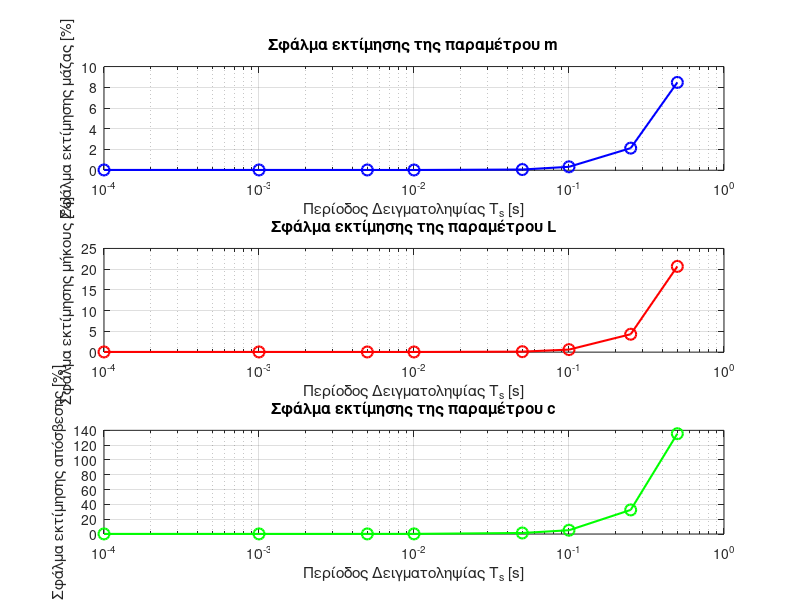

Reproduce this figure in MATLAB.
% Καθαρισμός workspace
clc; clear; close all;

% Πραγματικές Παράμετροι Συστήματος
m_true = 0.75;      % Μάζα [kg]
L_true = 1.25;      % Μήκος [m]
c_true = 0.15;      % Συντελεστής απόσβεσης [N·m·s]
g = 9.81;           % Επιτάχυνση βαρύτητας [m/s²]
A0 = 4;             % Πλάτος εισόδου [N·m]
omega = 2;          % Συχνότητα εισόδου [rad/s]
T_max = 20;         % Χρόνος προσομοίωσης [s]

% Πίνακας με διαφορετικές περιόδους δειγματοληψίας
Ts_values = [0.0001 0.001 0.005 0.01 0.05 0.1 0.25 0.5];

% Αποθήκευση σφαλμάτων εκτίμησης
errors_m = zeros(size(Ts_values));
errors_L = zeros(size(Ts_values));
errors_c = zeros(size(Ts_values));

% Προσομοίωση Συστήματος με ODE45
A = [0 1; 
    -g/L_true -c_true/(m_true*L_true^2)];
B = [0; 
     1/(m_true*L_true^2)];
odefun = @(t, x) A*x + B*A0*sin(omega*t);
tspan = 0:0.001:T_max;  % Λεπτό βήμα για ακρίβεια
x0 = [0; 0];            % Αρχικές συνθήκες
[t, x] = ode45(odefun, tspan, x0);

% Ορισμός Φίλτρων (λ=1)
lambda = 1;  
s = tf('s');
filter_s_over_s1 = s/(s + lambda);
filter_1_over_s1 = 1/(s + lambda);

% Βρόχος για διαφορετικές Ts
for i = 1:length(Ts_values)
    Ts = Ts_values(i);

    % Δειγματοληψία
    t_sampled = (0:Ts:T_max)';
    q_sampled = interp1(t, x(:,1), t_sampled, 'linear', 'extrap');
    dq_sampled = interp1(t, x(:,2), t_sampled, 'linear', 'extrap');
    u_sampled = A0 * sin(omega * t_sampled);

    % Υπολογισμός s²/(s+1)*y
    sy = gradient(q_sampled, Ts);
    s_over_s1_y = lsim(filter_s_over_s1, q_sampled, t_sampled);
    s2_over_s1_y = sy - s_over_s1_y;

    % Υπολογισμός όρων για παλινδρόμηση
    phi1 = -s_over_s1_y;
    phi2 = -lsim(filter_1_over_s1, q_sampled, t_sampled);
    phi3 = lsim(filter_1_over_s1, u_sampled, t_sampled);

    % Διαμόρφωση προβλήματος ελαχίστων τετραγώνων
    Y = s2_over_s1_y(10:end);
    Phi = [phi1(10:end), phi2(10:end), phi3(10:end)];

    % Επίλυση με κανονικοποίηση
    theta = (Phi' * Phi + 1e-6 * eye(3)) \ (Phi' * Y);

    % Ανάκτηση Φυσικών Παραμέτρων
    alpha1 = theta(1);  
    alpha2 = theta(2);  
    b1 = theta(3);      

    L_est = g / alpha2;
    m_est = 1 / (b1 * L_est^2);
    c_est = alpha1 * m_est * L_est^2;

    % Υπολογισμός σχετικών σφαλμάτων
    errors_m(i) = abs((m_est - m_true) / m_true) * 100;
    errors_L(i) = abs((L_est - L_true) / L_true) * 100;
    errors_c(i) = abs((c_est - c_true) / c_true) * 100;
end

% Σχεδίαση Σφαλμάτων Εκτίμησης Παραμέτρων
figure('Position', [100, 100, 900, 600]);

subplot(3,1,1);
semilogx(Ts_values, errors_m, 'bo-', 'LineWidth', 1.5, 'MarkerSize', 8);
grid on;
xlabel('Περίοδος Δειγματοληψίας T_s [s]');
ylabel('Σφάλμα εκτίμησης μάζας [%]');
title('Σφάλμα εκτίμησης της παραμέτρου m');

subplot(3,1,2);
semilogx(Ts_values, errors_L, 'ro-', 'LineWidth', 1.5, 'MarkerSize', 8);
grid on;
xlabel('Περίοδος Δειγματοληψίας T_s [s]');
ylabel('Σφάλμα εκτίμησης μήκους [%]');
title('Σφάλμα εκτίμησης της παραμέτρου L');

subplot(3,1,3);
semilogx(Ts_values, errors_c, 'go-', 'LineWidth', 1.5, 'MarkerSize', 8);
grid on;
xlabel('Περίοδος Δειγματοληψίας T_s [s]');
ylabel('Σφάλμα εκτίμησης απόσβεσης [%]');
title('Σφάλμα εκτίμησης της παραμέτρου c');
